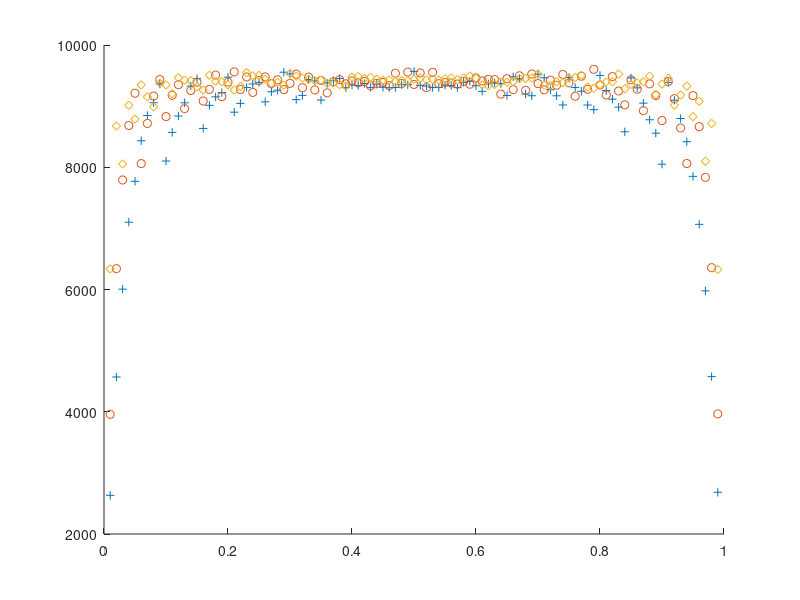

This figure's MATLAB source:
clear all;
clc;
close all;

original_p = [0.01:0.01:0.99];
num_trials = 10000;

for N = [30 50 100];
	total_data = zeros(size(original_p));
	for trial = 1 : num_trials
		observations = binornd(N, original_p);
		p_hat = observations/N;
		total_data = total_data + (abs(original_p - p_hat) <= 1.96 * sqrt( p_hat .* (1 - p_hat) / N ));
	end
	
	if N == 30
		scatter(original_p, total_data, '+');
	end
	
	if N ==50
		scatter(original_p, total_data, 'o');
	end
	
	if N == 100
		scatter(original_p, total_data, 'd');
	end
	hold on;
end


